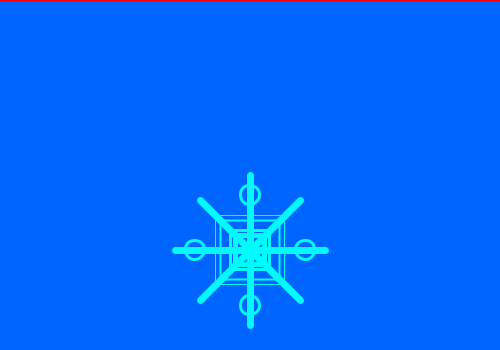
Frame 1 (no input)
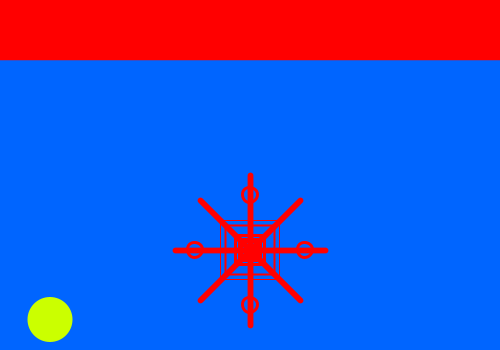
Frame 60 (the mouse pressed at the canvas centre just before this capture)
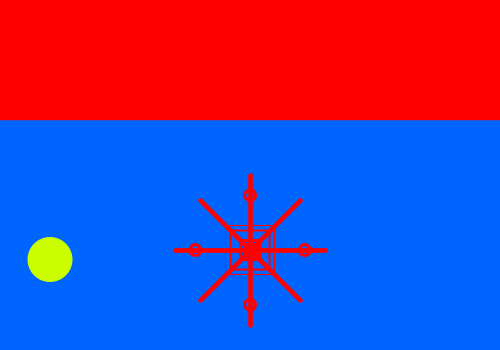
Frame 120 (the mouse held since frame 60 and released just before this capture)

The Processing sketch that drew these frames (run headless with seeded random() and noise(); from frame 60 on, the mouse is pressed at the canvas centre):

// Processing sketch: processing_18500
// ── processing_18500.pde

void setup (){
size (500,350);
frameRate(30);
}
 float x = .25;
 float y = 1.5;
 float z = .08;
 float q = .0195;
 float a = .175;
 
void draw(){
  colorMode(HSB,100);
  background(60,100,100);
  rectMode(CORNER);
  noStroke();
  fill(100,100,100);
  rect(0,0,width,1+x);
  fill(20,100,100);
  ellipse(50,380-y,45,45);
strokeWeight(7-q);
smooth();
stroke(50+x,100,100);
line(200,200,300,300);
line(300,200,200,300);
line(250,175,250,325);
line(175,250,325,250);
strokeWeight(3);
fill(255);
ellipse(250,195,20-z,20-z);
ellipse(250,305,20-z,20-z);
ellipse(195,250,20-z,20-z);
ellipse(305,250,20-z,20-z);
noFill();
rectMode(CENTER);
strokeWeight(5);
rect(250,250,30-a,30-a);
strokeWeight(3);
rect(250,250,40-a,40-a);
strokeWeight(2);
rect(250,250,60-a,60-a);
strokeWeight(1);
rect(250,250,70-a,70-a);
y++;
x++;
z=z+.08;
q=q+.0195;
a=a+.175;
}
